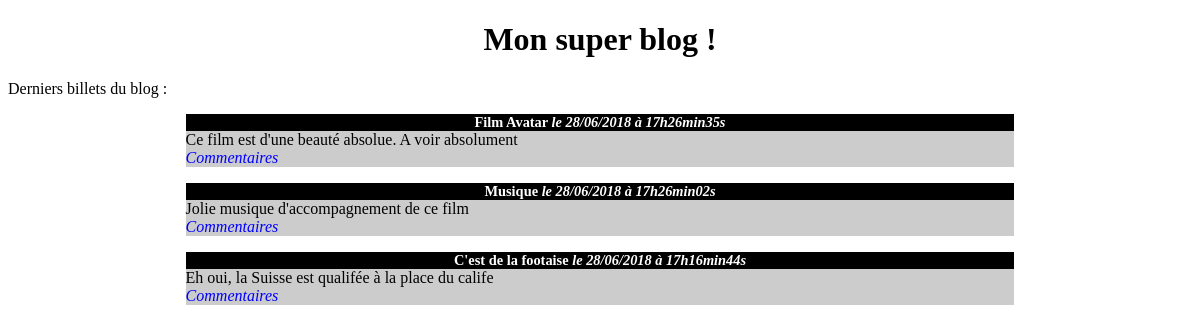
The app's page /exercice3/index.php with its own data.
### tables this page shows
CREATE TABLE `posts` (
  `ID` int(11) NOT NULL,
  `Title` varchar(255) NOT NULL,
  `Content` text NOT NULL,
  `Creation_date` datetime NOT NULL DEFAULT CURRENT_TIMESTAMP
);

### exercice3/controller/frontend.php (called while the page is built, shortened)
<?php
require_once('model/PostManager.php');
function listPosts()
{
    $postManager = new PostManager();
    $posts = $postManager->getPosts();
    require('view/frontend/listPostsView.php');
}

### exercice3/model/PostManager.php (called while the page is built, shortened)
<?php
class PostManager extends Manager
{
    public function getPosts()
    {
        $db = $this->dbConnect();
        $req = $db->query('SELECT id, title, content, DATE_FORMAT(creation_date, \'%d/%m/%Y à %Hh%imin%ss\') AS creation_date_fr FROM posts ORDER BY creation_date DESC LIMIT 0, 5');
        return $req;
    }
}

### exercice3/view/frontend/listPostsView.php (the view, shortened to what this page needs)
<h1>Mon super blog !</h1>
<p>Derniers billets du blog :</p>
<?php
while ($data = $posts->fetch())
{
?>
    <div class="news">
        <h3>
            <?= htmlspecialchars($data['title']) ?>
            <em>le <?= $data['creation_date_fr'] ?></em>
        </h3>
        <p>
            <?= nl2br(htmlspecialchars($data['content'])) ?>
            <br />
            <em><a href="index.php?action=post&amp;id=<?= $data['id'] ?>">Commentaires</a></em>
        </p>
    </div>
<?php
}
?>
<?php require('template.php'); ?>

### exercice3/public/css/style.css (style rules this page uses)
h1, h3 { text-align:center; }
h3 { background-color:black; color:white; font-size:0.9em; margin-bottom:0px; }
.news p { background-color:#CCCCCC; margin-top:0px; }
.news { width:70%; margin:auto; }
a { text-decoration: none; color: blue; }

### records on screen
posts: Title "Film Avatar", creation_date_fr "28/06/2018 à 17h26min35s", Content "Ce film est d'une beauté absolue. A voir absolument"
posts: Title "Musique", creation_date_fr "28/06/2018 à 17h26min02s", Content "Jolie musique d'accompagnement de ce film"
posts: Title "C'est de la footaise", creation_date_fr "28/06/2018 à 17h16min44s", Content "Eh oui, la Suisse est qualifée à la place du calife"
